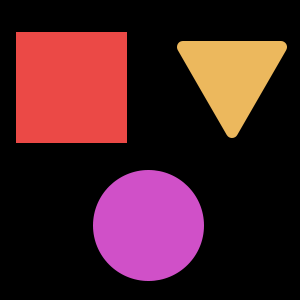
#> input picture pyimagesearch/shapes_example.png, 300 x 300 px; its folder holds only this picture in this run
$ python search_shirts_lbp.py --dataset ../pyimagesearch --query ../pyimagesearch/shapes_example.png
#> lines starting #> are read from the running program, lines starting #| are printed output that depends on the picture
### pyimagesearch/descriptors/localbinarypatterns.py
# import the necessary packages
from skimage import feature
import numpy as np
class LocalBinaryPatterns:
	def __init__(self, numPoints, radius):
		# store the number of points and radius
		self.numPoints = numPoints
		self.radius = radius
	def describe(self, image, eps=1e-7):
		# compute the Local Binary Pattern representation of the image, and then
		# use the LBP representation to build the histogram of patterns
		lbp = feature.local_binary_pattern(image, self.numPoints, self.radius, method="uniform")
		(hist, _) = np.histogram(lbp.ravel(), bins=range(0, self.numPoints + 3),
			range=(0, self.numPoints + 2))
		# normalize the histogram
		hist = hist.astype("float")
		hist /= (hist.sum() + eps)
		# return the histogram of Local Binary Patterns
		return hist

### image_descriptors/search_shirts_lbp.py
# import the necessary packages
from __future__ import print_function
import sys
sys.path.append('C:/Users/zeyne/Downloads/DL-in-Computer-vision/pyimagesearch')
from descriptors.localbinarypatterns import LocalBinaryPatterns
from imutils import paths
import numpy as np
import argparse
import cv2
# construct the argument parse and parse the arguments
ap = argparse.ArgumentParser()
ap.add_argument("-d", "--dataset", required=True, help="path to the dataset of shirt images")
ap.add_argument("-q", "--query", required=True, help="path to the query image")
args = vars(ap.parse_args())
# initialize the local binary patterns descriptor and initialize the index dictionary
# where the image filename is the key and the features are the value
desc = LocalBinaryPatterns(24, 8)
index = {}
# loop over the shirt images
for imagePath in paths.list_images(args["dataset"]):
	# load the image, convert it to grayscale, and describe it
	image = cv2.imread(imagePath)
#> image is the input picture: shape (300, 300, 3); mean B, G, R 37.3, 31, 70.4
	gray = cv2.cvtColor(image, cv2.COLOR_BGR2GRAY)
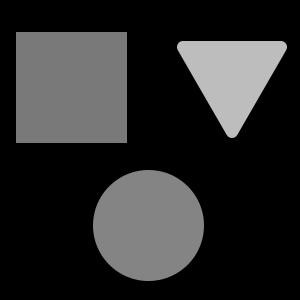
#> gray: shape (300, 300); min 0, max 189, mean 43.5
	hist = desc.describe(gray)
#> in describe, `lbp = feature.local_binary_pattern(image, self.numPoints, self.radius,..`:
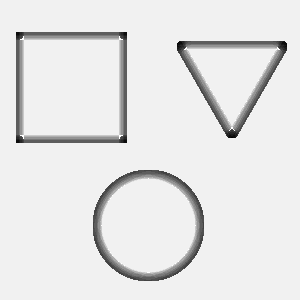
#> lbp: shape (300, 300) float64; min 6, max 25, mean 23.1; drawn with min black and max white
#> in describe, `(hist, _) = np.histogram(lbp.ravel(), bins=range(0, self.numPoints + 3..`: hist = 26 values, max 80826 at index 24, min 0 at index 0, mean 3461.5
#> in describe, `hist /= (hist.sum() + eps)`: hist = 26 values, max 0.898 at index 24, min 0 at index 0, mean 0.0385
	# update the index dictionary
	filename = imagePath[imagePath.rfind("/") + 1:]
	index[filename] = hist

# load the query image and extract Local Binary Patterns from it
query = cv2.imread(args["query"])
queryFeatures = desc.describe(cv2.cvtColor(query, cv2.COLOR_BGR2GRAY))
#> queryFeatures has the same summary as hist in describe
# show the query image and initialize the results dictionary
cv2.imshow("Query", query)
results = {}
# loop over the index
for (k, features) in index.items():
	# compute the chi-squared distance between the current features and the query
	# features, then update the dictionary of results
	d = 0.5 * np.sum(((features - queryFeatures) ** 2) / (features + queryFeatures + 1e-10))
	results[k] = d
#> this loop made 1 pass
#> (k, d) on pass 1: ('shapes_example.png', 0)
#> after the loop, results = {'shapes_example.png': 0}
# sort the results
results = sorted([(v, k) for (k, v) in results.items()])[:3]
#> results = [(0, 'shapes_example.png')]
# loop over the results
for (i, (score, filename)) in enumerate(results):
	# show the result image
	print("#%d. %s: %.4f" % (i + 1, filename, score))
#| #1. shapes_example.png: 0.0000
	image = cv2.imread(args["dataset"] + "/" + filename)
	cv2.imshow("Result #{}".format(i + 1), image)
	cv2.waitKey(0)
